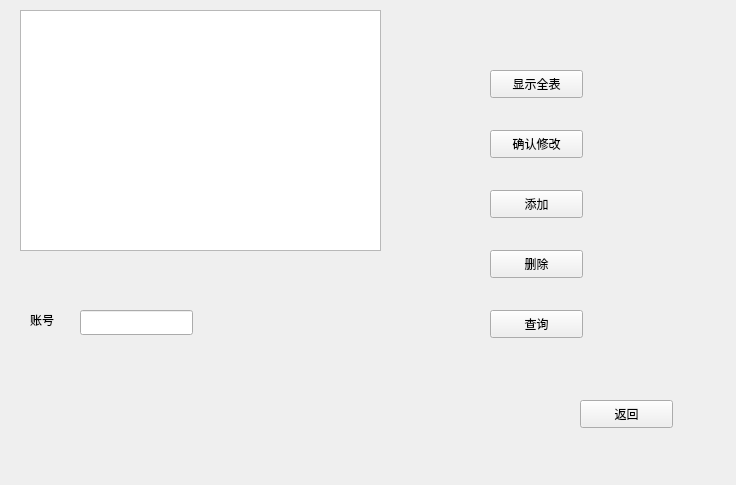
<?xml version="1.0" encoding="UTF-8"?>
<ui version="4.0">
 <class>clientdbview</class>
 <widget class="QWidget" name="clientdbview">
  <property name="geometry">
   <rect>
    <x>0</x>
    <y>0</y>
    <width>736</width>
    <height>485</height>
   </rect>
  </property>
  <property name="windowTitle">
   <string>Form</string>
  </property>
  <widget class="QTableView" name="tableView">
   <property name="geometry">
    <rect>
     <x>20</x>
     <y>10</y>
     <width>361</width>
     <height>241</height>
    </rect>
   </property>
  </widget>
  <widget class="QLabel" name="label">
   <property name="geometry">
    <rect>
     <x>30</x>
     <y>310</y>
     <width>69</width>
     <height>19</height>
    </rect>
   </property>
   <property name="text">
    <string/>
   </property>
  </widget>
  <widget class="QLabel" name="label_2">
   <property name="geometry">
    <rect>
     <x>30</x>
     <y>310</y>
     <width>69</width>
     <height>19</height>
    </rect>
   </property>
   <property name="text">
    <string>账号</string>
   </property>
  </widget>
  <widget class="QLineEdit" name="lineEdit">
   <property name="geometry">
    <rect>
     <x>80</x>
     <y>310</y>
     <width>113</width>
     <height>25</height>
    </rect>
   </property>
  </widget>
  <widget class="QPushButton" name="clientviewButton">
   <property name="geometry">
    <rect>
     <x>490</x>
     <y>70</y>
     <width>93</width>
     <height>28</height>
    </rect>
   </property>
   <property name="text">
    <string>显示全表</string>
   </property>
  </widget>
  <widget class="QPushButton" name="updateButton">
   <property name="geometry">
    <rect>
     <x>490</x>
     <y>130</y>
     <width>93</width>
     <height>28</height>
    </rect>
   </property>
   <property name="text">
    <string>确认修改</string>
   </property>
  </widget>
  <widget class="QPushButton" name="addButton">
   <property name="geometry">
    <rect>
     <x>490</x>
     <y>190</y>
     <width>93</width>
     <height>28</height>
    </rect>
   </property>
   <property name="text">
    <string>添加</string>
   </property>
  </widget>
  <widget class="QPushButton" name="deleteButton">
   <property name="geometry">
    <rect>
     <x>490</x>
     <y>250</y>
     <width>93</width>
     <height>28</height>
    </rect>
   </property>
   <property name="text">
    <string>删除</string>
   </property>
  </widget>
  <widget class="QPushButton" name="selectButon">
   <property name="geometry">
    <rect>
     <x>490</x>
     <y>310</y>
     <width>93</width>
     <height>28</height>
    </rect>
   </property>
   <property name="text">
    <string>查询</string>
   </property>
  </widget>
  <widget class="QPushButton" name="backButton">
   <property name="geometry">
    <rect>
     <x>580</x>
     <y>400</y>
     <width>93</width>
     <height>28</height>
    </rect>
   </property>
   <property name="text">
    <string>返回</string>
   </property>
  </widget>
 </widget>
 <resources/>
 <connections/>
</ui>
